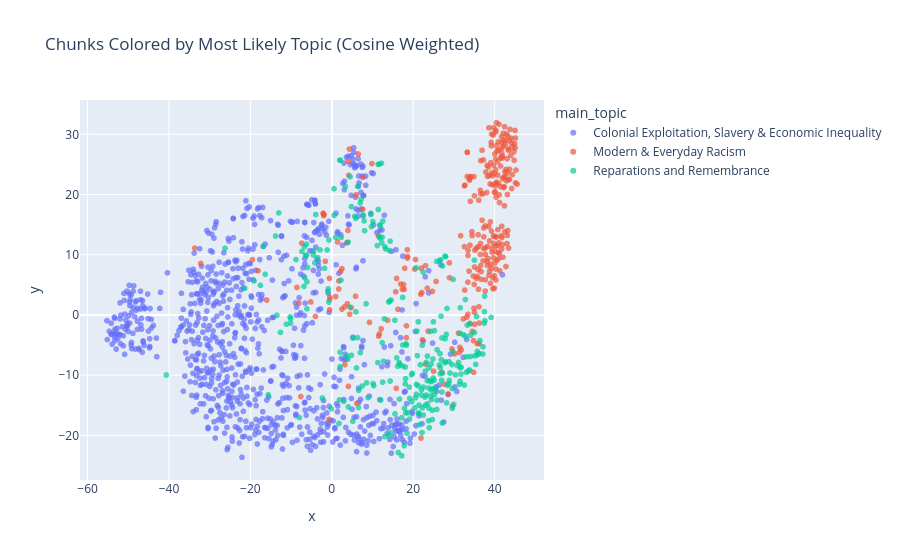
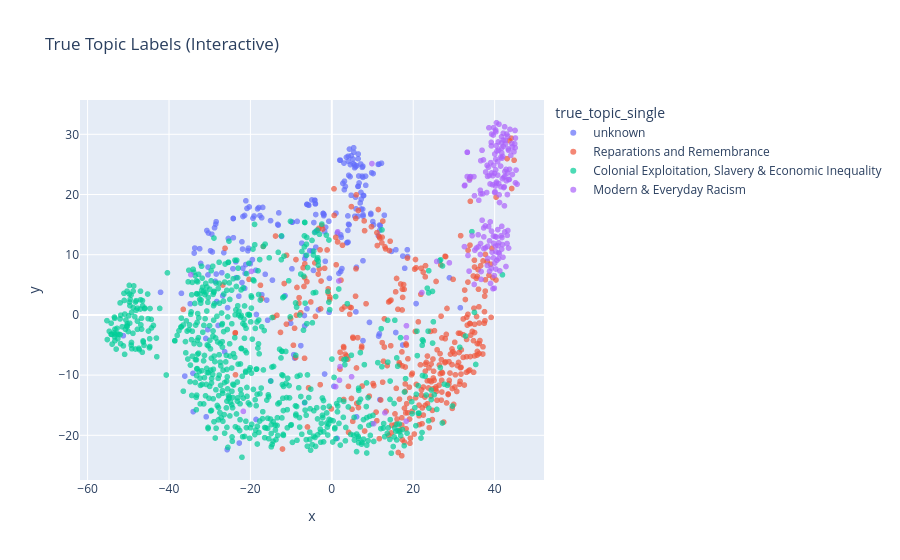

Notebook cell for these charts, in order:
### Code cell
import ast
import plotly.express as px
import pandas as pd
from scipy.stats import entropy

# --- PREPROCESS ---

def safe_to_list(val):
    if isinstance(val, list):
        return val
    if isinstance(val, str):
        try:
            return ast.literal_eval(val)
        except:
            return []
    return []

df['cosine_weighted'] = df['cosine_weighted'].apply(safe_to_list)
df['true_topic'] = df['true_topic'].apply(safe_to_list)
df['pred_label'] = df['pred_label'].apply(safe_to_list)

# Main topic from cosine-weighted
df['main_topic'] = df['cosine_weighted'].apply(
    lambda x: topic_names[np.argmax(x)] if isinstance(x, list) and len(x) == len(topic_names) else "unknown"
)

# Tooltip with all cosine-weighted topic values
def tooltip_text(row):
    if isinstance(row['cosine_weighted'], list):
        topic_conf = [
            f"{topic_names[i]}: {round(score, 2)}"
            for i, score in enumerate(row['cosine_weighted'])
            if score > 0
        ]
        return "\n".join(topic_conf)
    return ""

df['tooltip'] = df.apply(tooltip_text, axis=1)

# --- TRUE & PREDICTED LABELS ---
df['true_topic_single'] = df['true_topic'].apply(
    lambda x: topic_names[x[0]] if isinstance(x, list) and len(x) > 0 and isinstance(x[0], int) and x[0] < len(topic_names) else "unknown"
)

df['pred_topic_single'] = df['pred_label'].apply(
    lambda x: topic_names[np.argmax(x)] if isinstance(x, list) and len(x) == len(topic_names) else "unknown"
)

# --- ENTROPY ---
df['entropy'] = df['pred_label'].apply(
    lambda x: entropy(x) if isinstance(x, list) and len(x) > 0 else None
)

# --- PLOT 1: MAIN TOPIC BY COSINE ---

fig1 = px.scatter(
    df,
    x='x', y='y',
    color='main_topic',
    hover_data={
        'filename': True,
        'main_topic': True,
        'tooltip': True
    },
    title="Chunks Colored by Most Likely Topic (Cosine Weighted)"
)
fig1.update_traces(marker=dict(size=6, opacity=0.7))
fig1.show()

# --- PLOT 2: TRUE TOPIC ---

fig2 = px.scatter(
    df,
    x='x', y='y',
    color='true_topic_single',
    hover_data={
        'filename': True,
        'true_topic_single': True
    },
    title="True Topic Labels (Interactive)"
)
fig2.update_traces(marker=dict(size=6, opacity=0.7))
fig2.show()

# --- PLOT 3: PREDICTED TOPIC ---

fig3 = px.scatter(
    df,
    x='x', y='y',
    color='pred_topic_single',
    hover_data={
        'filename': True,
        'pred_topic_single': True,
        'confidence': True
    },
    title="Predicted Topic Labels (Interactive)"
)
fig3.update_traces(marker=dict(size=6, opacity=0.7))
fig3.show()

# --- PLOT 4: ENTROPY (UNCERTAINTY) ---

fig4 = px.scatter(
    df[df['entropy'].notna()],
    x='x', y='y',
    color='entropy',
    color_continuous_scale='Viridis_r',
    hover_data={
        'filename': True,
        'entropy': True,
        'pred_topic_single': True
    },
    title="Prediction Uncertainty (Entropy of Topic Distribution)"
)
fig4.update_traces(marker=dict(size=6, opacity=0.7))
fig4.show()

### Figure 1 — Plotly figure (JSON) as saved in the notebook; plotly's stock layout.template omitted (floating-point values rounded to 4 significant figures; data arrays with more than 128 entries replaced by an {"elided": "..."} marker saying what was removed)
{"data": [{"customdata": {"elided": "878x3 str values"}, "hovertemplate": "main_topic=%{customdata[1]}<br>x=%{x}<br>y=%{y}<br>filename=%{customdata[0]}<br>tooltip=%{customdata[2]}<extra></extra>", "legendgroup": "Colonial Exploitation, Slavery & Economic Inequality", "marker": {"color": "#636efa", "opacity": 0.7, "size": 6, "symbol": "circle"}, "mode": "markers", "name": "Colonial Exploitation, Slavery & Economic Inequality", "showlegend": true, "type": "scattergl", "x": {"elided": "878 float values"}, "xaxis": "x", "y": {"elided": "878 float values"}, "yaxis": "y"}, {"customdata": {"elided": "302x3 str values"}, "hovertemplate": "main_topic=%{customdata[1]}<br>x=%{x}<br>y=%{y}<br>filename=%{customdata[0]}<br>tooltip=%{customdata[2]}<extra></extra>", "legendgroup": "Modern & Everyday Racism", "marker": {"color": "#EF553B", "opacity": 0.7, "size": 6, "symbol": "circle"}, "mode": "markers", "name": "Modern & Everyday Racism", "showlegend": true, "type": "scattergl", "x": {"elided": "302 float values"}, "xaxis": "x", "y": {"elided": "302 float values"}, "yaxis": "y"}, {"customdata": {"elided": "273x3 str values"}, "hovertemplate": "main_topic=%{customdata[1]}<br>x=%{x}<br>y=%{y}<br>filename=%{customdata[0]}<br>tooltip=%{customdata[2]}<extra></extra>", "legendgroup": "Reparations and Remembrance", "marker": {"color": "#00cc96", "opacity": 0.7, "size": 6, "symbol": "circle"}, "mode": "markers", "name": "Reparations and Remembrance", "showlegend": true, "type": "scattergl", "x": {"elided": "273 float values"}, "xaxis": "x", "y": {"elided": "273 float values"}, "yaxis": "y"}], "layout": {"legend": {"title": {"text": "main_topic"}, "tracegroupgap": 0}, "title": {"text": "Chunks Colored by Most Likely Topic (Cosine Weighted)"}, "xaxis": {"anchor": "y", "domain": [0, 1], "title": {"text": "x"}}, "yaxis": {"anchor": "x", "domain": [0, 1], "title": {"text": "y"}}}}

### Figure 2 — Plotly figure (JSON) as saved in the notebook; plotly's stock layout.template omitted (floating-point values rounded to 4 significant figures; data arrays with more than 128 entries replaced by an {"elided": "..."} marker saying what was removed)
{"data": [{"customdata": {"elided": "225x2 str values"}, "hovertemplate": "true_topic_single=%{customdata[1]}<br>x=%{x}<br>y=%{y}<br>filename=%{customdata[0]}<extra></extra>", "legendgroup": "unknown", "marker": {"color": "#636efa", "opacity": 0.7, "size": 6, "symbol": "circle"}, "mode": "markers", "name": "unknown", "showlegend": true, "type": "scattergl", "x": {"elided": "225 float values"}, "xaxis": "x", "y": {"elided": "225 float values"}, "yaxis": "y"}, {"customdata": {"elided": "355x2 str values"}, "hovertemplate": "true_topic_single=%{customdata[1]}<br>x=%{x}<br>y=%{y}<br>filename=%{customdata[0]}<extra></extra>", "legendgroup": "Reparations and Remembrance", "marker": {"color": "#EF553B", "opacity": 0.7, "size": 6, "symbol": "circle"}, "mode": "markers", "name": "Reparations and Remembrance", "showlegend": true, "type": "scattergl", "x": {"elided": "355 float values"}, "xaxis": "x", "y": {"elided": "355 float values"}, "yaxis": "y"}, {"customdata": {"elided": "690x2 str values"}, "hovertemplate": "true_topic_single=%{customdata[1]}<br>x=%{x}<br>y=%{y}<br>filename=%{customdata[0]}<extra></extra>", "legendgroup": "Colonial Exploitation, Slavery & Economic Inequality", "marker": {"color": "#00cc96", "opacity": 0.7, "size": 6, "symbol": "circle"}, "mode": "markers", "name": "Colonial Exploitation, Slavery & Economic Inequality", "showlegend": true, "type": "scattergl", "x": {"elided": "690 float values"}, "xaxis": "x", "y": {"elided": "690 float values"}, "yaxis": "y"}, {"customdata": {"elided": "183x2 str values"}, "hovertemplate": "true_topic_single=%{customdata[1]}<br>x=%{x}<br>y=%{y}<br>filename=%{customdata[0]}<extra></extra>", "legendgroup": "Modern & Everyday Racism", "marker": {"color": "#ab63fa", "opacity": 0.7, "size": 6, "symbol": "circle"}, "mode": "markers", "name": "Modern & Everyday Racism", "showlegend": true, "type": "scattergl", "x": {"elided": "183 float values"}, "xaxis": "x", "y": {"elided": "183 float values"}, "yaxis": "y"}], "layout": {"legend": {"title": {"text": "true_topic_single"}, "tracegroupgap": 0}, "title": {"text": "True Topic Labels (Interactive)"}, "xaxis": {"anchor": "y", "domain": [0, 1], "title": {"text": "x"}}, "yaxis": {"anchor": "x", "domain": [0, 1], "title": {"text": "y"}}}}
